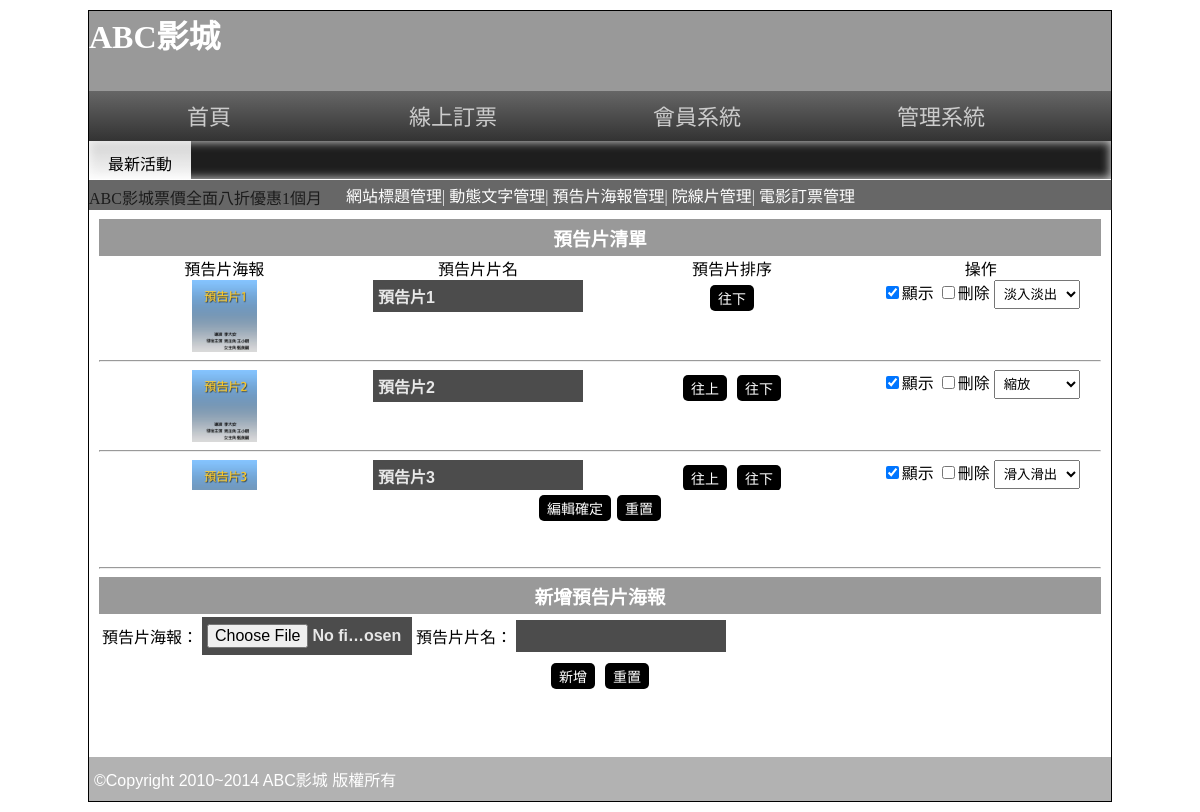
Page /back.php?do=poster on the committed database.
### tables this page shows
CREATE TABLE `posters` (
  `id` int(10) UNSIGNED NOT NULL,
  `name` text NOT NULL,
  `img` text NOT NULL,
  `sh` int(1) UNSIGNED NOT NULL,
  `rank` int(10) UNSIGNED NOT NULL,
  `ani` int(1) UNSIGNED NOT NULL
);

### api/db.php (called while the page is built, shortened)
<?php
class DB{
    protected $dsn="mysql:host=localhost;charset=utf8;dbname=db14-3";
    protected $pdo;
    protected $table;
    function __construct($table){
        $this->table=$table;
        $this->pdo=new PDO($this->dsn,'root','');
    }
    function all(...$arg){
        $sql="SELECT * FROM $this->table ";
        if(!empty($arg[0])){
            if(is_array($arg[0])){
                $where=$this->a2s($arg[0]);
                $sql=$sql . " WHERE ". join(" && ",$where);
            }else{
                $sql .= $arg[0];
            }
        }
        return $this->fetchALL($sql);
    }
protected function fetchALL($sql){
    return $this->pdo->query($sql)->fetchALL(PDO::FETCH_ASSOC);
}
}
$Poster=new DB('posters');

### back/poster.php (the view, shortened to what this page needs)
<div style="height:340px;">
    <h3 class='ct'>預告片清單</h3>
<div style="display:flex; justify-content:space-between;text-align:center
">
    <div style="width:25%">預告片海報</div>
    <div style="width:25%">預告片片名</div>
    <div style="width:25%">預告片排序</div>
    <div style="width:24%">操作</div>
</div>
<form action="./api/edit_poster.php" method="post">
<div style="overflow:auto;height:210px;">
<?php
$rows=$Poster->all(" order by rank");
foreach($rows as $idx => $row):
    $prev=($idx!=0)?$rows[$idx-1]['id']:$row['id'];
    $next=($idx!=(count($rows)-1))?$rows[$idx+1]['id']:$row['id'];
?>
<div style="display:flex; justify-content:space-between;text-align:center
">
    <div style="width:25%">
        <img src="./upload/<?=$row['img'];?>" style="width:65px;">
    </div>
    <div style="width:25%">
        <input type="text" name="name[]" value="<?=$row['name'];?>">
        </div>
    <div style="width:25%">
    <?php if($row['id']!=$prev):?>
        <input type="button" value="往上" class='sw' data-id="<?=$row['id'];?>" data-sw="<?=$prev;?>">
        <?php endif;?>
        <?php if($row['id']!=$next):?>
        <input type="button" value="往下" class='sw' data-id="<?=$row['id'];?>" data-sw="<?=$next;?>">
        <?php endif;?>
    </div>
    <div style="width:24%">
        <input type="checkbox" name="sh[]" value="<?=$row['id'];?>" <?=($row['sh']==1)?"checked":"";?>>顯示
        <input type="checkbox" name="del[]" value="<?=$row['id'];?>" >刪除
        <select name="ani[]" id="" >
            <option value="1"  <?=($row['ani']==1)?"selected":"";?>>淡入淡出</option>
            <option value="2"  <?=($row['ani']==2)?"selected":"";?>>縮放</option>
            <option value="3"  <?=($row['ani']==3)?"selected":"";?>>滑入滑出</option>
        </select>
    </div>
</div>
<hr>
<?php
endforeach;
?>
</div>
<div class="ct">
    <input type="submit" value="編輯確定"><input type="reset" value="重置">
</div>
</form>
</div>
<hr>
<div style="height:170px;">
<h3 class='ct'>新增預告片海報</h3>
<form action="./api/add_poster.php" method="post" enctype="multipart/form-data">
    <table>
        <tr>
            <td>預告片海報：</td>
            <td><input type="file" name="img" id=""></td>
            <td>預告片片名：</td>
            <td><input type="text" name="name" id=""></td>
        </tr>
    </table>
<div class="ct">
        <input type="submit" value="新增">
        <input type="reset" value="重置">
    </div>
</form>
</div>

### css/css.css (style rules this page uses)
body { background: url(../icon/b.png); font-family: 微軟正黑體; }
h1, h2, h3, h4 { margin: 0; padding: 5px 0; background: #999; color: white; }
select, select option { padding: 5px; }
input[type='text'], input[type='file'], input[type='password'], textarea, .button { width: 200px; font-size: 16px; padding: 7px 5px 7px 5px; background: #4C4C4C; color: #E7E7E7; border: none; font: Open Sans, '微軟正黑體'; font-weight: 600; }
input[type='button'], input[type='submit'], input[type='reset'], button, .button { min-width: 35px; min-height: 20px; background: #000; color: #fff; border: none; cursor: pointer; font-size: 14px; text-decoration: none; margin: 5px 3px; padding: 3px 8px; border-radius: 5px; }
.ct { text-align: center; }

### rows in the picture
posters: img (picture), name "預告片1", sh "☑", ani "淡入淡出"
posters: img (picture), name "預告片2", sh "☑", ani "縮放"
posters: img (picture), name "預告片3", sh "☑", ani "滑入滑出"
